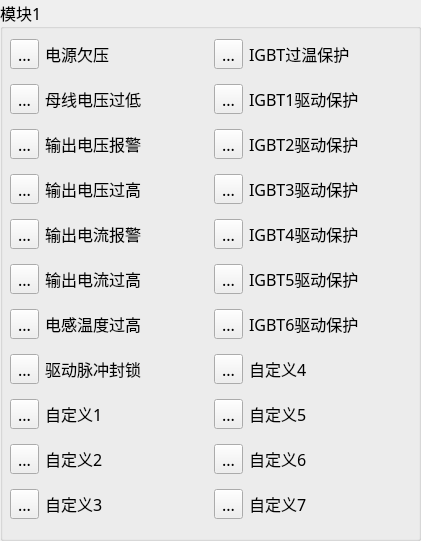
  <widget class="QGroupBox" name="faultstatus_groupBox01">
   <property name="geometry">
    <rect>
     <x>10</x>
     <y>100</y>
     <width>421</width>
     <height>541</height>
    </rect>
   </property>
   <property name="font">
    <font>
     <family>微软雅黑</family>
     <pointsize>12</pointsize>
    </font>
   </property>
   <property name="title">
    <string>模块1</string>
   </property>
   <widget class="QWidget" name="layoutWidget">
    <property name="geometry">
     <rect>
      <x>10</x>
      <y>30</y>
      <width>401</width>
      <height>501</height>
     </rect>
    </property>
    <layout class="QGridLayout" name="gridLayout_2">
     <item row="0" column="0">
      <widget class="QToolButton" name="toolButton_73">
       <property name="text">
        <string>...</string>
       </property>
       <property name="icon">
        <iconset>
         <normaloff>gct_ied_green.png</normaloff>gct_ied_green.png</iconset>
       </property>
       <property name="iconSize">
        <size>
         <width>28</width>
         <height>28</height>
        </size>
       </property>
      </widget>
     </item>
     <item row="0" column="1">
      <widget class="QLabel" name="label_164">
       <property name="font">
        <font>
         <family>微软雅黑</family>
         <pointsize>12</pointsize>
        </font>
       </property>
       <property name="text">
        <string>电源欠压</string>
       </property>
      </widget>
     </item>
     <item row="0" column="2">
      <widget class="QToolButton" name="toolButton_81">
       <property name="text">
        <string>...</string>
       </property>
       <property name="icon">
        <iconset>
         <normaloff>gct_ied_green.png</normaloff>gct_ied_green.png</iconset>
       </property>
       <property name="iconSize">
        <size>
         <width>28</width>
         <height>28</height>
        </size>
       </property>
      </widget>
     </item>
     <item row="0" column="3">
      <widget class="QLabel" name="label_172">
       <property name="font">
        <font>
         <family>微软雅黑</family>
         <pointsize>12</pointsize>
        </font>
       </property>
       <property name="text">
        <string>IGBT过温保护</string>
       </property>
      </widget>
     </item>
     <item row="1" column="0">
      <widget class="QToolButton" name="toolButton_75">
       <property name="text">
        <string>...</string>
       </property>
       <property name="icon">
        <iconset>
         <normaloff>gct_ied_green.png</normaloff>gct_ied_green.png</iconset>
       </property>
       <property name="iconSize">
        <size>
         <width>28</width>
         <height>28</height>
        </size>
       </property>
      </widget>
     </item>
     <item row="1" column="1">
      <widget class="QLabel" name="label_166">
       <property name="font">
        <font>
         <family>微软雅黑</family>
         <pointsize>12</pointsize>
        </font>
       </property>
       <property name="text">
        <string>母线电压过低</string>
       </property>
      </widget>
     </item>
     <item row="1" column="2">
      <widget class="QToolButton" name="toolButton_80">
       <property name="text">
        <string>...</string>
       </property>
       <property name="icon">
        <iconset>
         <normaloff>gct_ied_green.png</normaloff>gct_ied_green.png</iconset>
       </property>
       <property name="iconSize">
        <size>
         <width>28</width>
         <height>28</height>
        </size>
       </property>
      </widget>
     </item>
     <item row="1" column="3">
      <widget class="QLabel" name="label_171">
       <property name="font">
        <font>
         <family>微软雅黑</family>
         <pointsize>12</pointsize>
        </font>
       </property>
       <property name="text">
        <string>IGBT1驱动保护</string>
       </property>
      </widget>
     </item>
     <item row="2" column="0">
      <widget class="QToolButton" name="toolButton_113">
       <property name="text">
        <string>...</string>
       </property>
       <property name="icon">
        <iconset>
         <normaloff>gct_ied_green.png</normaloff>gct_ied_green.png</iconset>
       </property>
       <property name="iconSize">
        <size>
         <width>28</width>
         <height>28</height>
        </size>
       </property>
      </widget>
     </item>
     <item row="2" column="1">
      <widget class="QLabel" name="label_204">
       <property name="font">
        <font>
         <family>微软雅黑</family>
         <pointsize>12</pointsize>
        </font>
       </property>
       <property name="text">
        <string>输出电压报警</string>
       </property>
      </widget>
     </item>
     <item row="2" column="2">
      <widget class="QToolButton" name="toolButton_82">
       <property name="text">
        <string>...</string>
       </property>
       <property name="icon">
        <iconset>
         <normaloff>gct_ied_green.png</normaloff>gct_ied_green.png</iconset>
       </property>
       <property name="iconSize">
        <size>
         <width>28</width>
         <height>28</height>
        </size>
       </property>
      </widget>
     </item>
     <item row="2" column="3">
      <widget class="QLabel" name="label_173">
       <property name="font">
        <font>
         <family>微软雅黑</family>
         <pointsize>12</pointsize>
        </font>
       </property>
       <property name="text">
        <string>IGBT2驱动保护</string>
       </property>
      </widget>
     </item>
     <item row="3" column="0">
      <widget class="QToolButton" name="toolButton_71">
       <property name="text">
        <string>...</string>
       </property>
       <property name="icon">
        <iconset>
         <normaloff>gct_ied_green.png</normaloff>gct_ied_green.png</iconset>
       </property>
       <property name="iconSize">
        <size>
         <width>28</width>
         <height>28</height>
        </size>
       </property>
      </widget>
     </item>
     <item row="3" column="1">
      <widget class="QLabel" name="label_162">
       <property name="font">
        <font>
         <family>微软雅黑</family>
         <pointsize>12</pointsize>
        </font>
       </property>
       <property name="text">
        <string>输出电压过高</string>
       </property>
      </widget>
     </item>
     <item row="3" column="2">
      <widget class="QToolButton" name="toolButton_84">
       <property name="text">
        <string>...</string>
       </property>
       <property name="icon">
        <iconset>
         <normaloff>gct_ied_green.png</normaloff>gct_ied_green.png</iconset>
       </property>
       <property name="iconSize">
        <size>
         <width>28</width>
         <height>28</height>
        </size>
       </property>
      </widget>
     </item>
     <item row="3" column="3">
      <widget class="QLabel" name="label_175">
       <property name="font">
        <font>
         <family>微软雅黑</family>
         <pointsize>12</pointsize>
        </font>
       </property>
       <property name="text">
        <string>IGBT3驱动保护</string>
       </property>
      </widget>
     </item>
     <item row="4" column="0">
      <widget class="QToolButton" name="toolButton_77">
       <property name="text">
        <string>...</string>
       </property>
       <property name="icon">
        <iconset>
         <normaloff>gct_ied_green.png</normaloff>gct_ied_green.png</iconset>
       </property>
       <property name="iconSize">
        <size>
         <width>28</width>
         <height>28</height>
        </size>
       </property>
      </widget>
     </item>
     <item row="4" column="1">
      <widget class="QLabel" name="label_168">
       <property name="font">
        <font>
         <family>微软雅黑</family>
         <pointsize>12</pointsize>
        </font>
       </property>
       <property name="text">
        <string>输出电流报警</string>
       </property>
      </widget>
     </item>
     <item row="4" column="2">
      <widget class="QToolButton" name="toolButton_86">
       <property name="text">
        <string>...</string>
       </property>
       <property name="icon">
        <iconset>
         <normaloff>gct_ied_green.png</normaloff>gct_ied_green.png</iconset>
       </property>
       <property name="iconSize">
        <size>
         <width>28</width>
         <height>28</height>
        </size>
       </property>
      </widget>
     </item>
     <item row="4" column="3">
      <widget class="QLabel" name="label_177">
       <property name="font">
        <font>
         <family>微软雅黑</family>
         <pointsize>12</pointsize>
        </font>
       </property>
       <property name="text">
        <string>IGBT4驱动保护</string>
       </property>
      </widget>
     </item>
     <item row="5" column="0">
      <widget class="QToolButton" name="toolButton_79">
       <property name="enabled">
        <bool>true</bool>
       </property>
       <property name="text">
        <string>...</string>
       </property>
       <property name="icon">
        <iconset>
         <normaloff>gct_ied_green.png</normaloff>gct_ied_green.png</iconset>
       </property>
       <property name="iconSize">
        <size>
         <width>28</width>
         <height>28</height>
        </size>
       </property>
      </widget>
     </item>
     <item row="5" column="1">
      <widget class="QLabel" name="label_170">
       <property name="font">
        <font>
         <family>微软雅黑</family>
         <pointsize>12</pointsize>
        </font>
       </property>
       <property name="text">
        <string>输出电流过高</string>
       </property>
      </widget>
     </item>
     <item row="5" column="2">
      <widget class="QToolButton" name="toolButton_88">
       <property name="text">
        <string>...</string>
       </property>
       <property name="icon">
        <iconset>
         <normaloff>gct_ied_green.png</normaloff>gct_ied_green.png</iconset>
       </property>
       <property name="iconSize">
        <size>
         <width>28</width>
         <height>28</height>
        </size>
       </property>
      </widget>
     </item>
     <item row="5" column="3">
      <widget class="QLabel" name="label_179">
       <property name="font">
        <font>
         <family>微软雅黑</family>
         <pointsize>12</pointsize>
        </font>
       </property>
       <property name="text">
        <string>IGBT5驱动保护</string>
       </property>
      </widget>
     </item>
     <item row="6" column="0">
      <widget class="QToolButton" name="toolButton_85">
       <property name="text">
        <string>...</string>
       </property>
       <property name="icon">
        <iconset>
         <normaloff>gct_ied_green.png</normaloff>gct_ied_green.png</iconset>
       </property>
       <property name="iconSize">
        <size>
         <width>28</width>
         <height>28</height>
        </size>
       </property>
      </widget>
     </item>
     <item row="6" column="1">
      <widget class="QLabel" name="label_176">
       <property name="font">
        <font>
         <family>微软雅黑</family>
         <pointsize>12</pointsize>
        </font>
       </property>
       <property name="text">
        <string>电感温度过高</string>
       </property>
      </widget>
     </item>
     <item row="6" column="2">
      <widget class="QToolButton" name="toolButton_90">
       <property name="text">
        <string>...</string>
       </property>
       <property name="icon">
        <iconset>
         <normaloff>gct_ied_green.png</normaloff>gct_ied_green.png</iconset>
       </property>
       <property name="iconSize">
        <size>
         <width>28</width>
         <height>28</height>
        </size>
       </property>
      </widget>
     </item>
     <item row="6" column="3">
      <widget class="QLabel" name="label_181">
       <property name="font">
        <font>
         <family>微软雅黑</family>
         <pointsize>12</pointsize>
        </font>
       </property>
       <property name="text">
        <string>IGBT6驱动保护</string>
       </property>
      </widget>
     </item>
     <item row="7" column="0">
      <widget class="QToolButton" name="toolButton_89">
       <property name="text">
        <string>...</string>
       </property>
       <property name="icon">
        <iconset>
         <normaloff>gct_ied_green.png</normaloff>gct_ied_green.png</iconset>
       </property>
       <property name="iconSize">
        <size>
         <width>28</width>
         <height>28</height>
        </size>
       </property>
      </widget>
     </item>
     <item row="7" column="1">
      <widget class="QLabel" name="label_180">
       <property name="font">
        <font>
         <family>微软雅黑</family>
         <pointsize>12</pointsize>
        </font>
       </property>
       <property name="text">
        <string>驱动脉冲封锁</string>
       </property>
      </widget>
     </item>
     <item row="7" column="2">
      <widget class="QToolButton" name="toolButton_72">
       <property name="text">
        <string>...</string>
       </property>
       <property name="icon">
        <iconset>
         <normaloff>gct_ied_green.png</normaloff>gct_ied_green.png</iconset>
       </property>
       <property name="iconSize">
        <size>
         <width>28</width>
         <height>28</height>
        </size>
       </property>
      </widget>
     </item>
     <item row="7" column="3">
      <widget class="QLabel" name="label_163">
       <property name="font">
        <font>
         <family>微软雅黑</family>
         <pointsize>12</pointsize>
        </font>
       </property>
       <property name="text">
        <string>自定义4</string>
       </property>
      </widget>
     </item>
     <item row="8" column="0">
      <widget class="QToolButton" name="toolButton_83">
       <property name="text">
        <string>...</string>
       </property>
       <property name="icon">
        <iconset>
         <normaloff>gct_ied_green.png</normaloff>gct_ied_green.png</iconset>
       </property>
       <property name="iconSize">
        <size>
         <width>28</width>
         <height>28</height>
        </size>
       </property>
      </widget>
     </item>
     <item row="8" column="1">
      <widget class="QLabel" name="label_174">
       <property name="font">
        <font>
         <family>微软雅黑</family>
         <pointsize>12</pointsize>
        </font>
       </property>
       <property name="text">
        <string>自定义1</string>
       </property>
      </widget>
     </item>
     <item row="8" column="2">
      <widget class="QToolButton" name="toolButton_74">
       <property name="text">
        <string>...</string>
       </property>
       <property name="icon">
        <iconset>
         <normaloff>gct_ied_green.png</normaloff>gct_ied_green.png</iconset>
       </property>
       <property name="iconSize">
        <size>
         <width>28</width>
         <height>28</height>
        </size>
       </property>
      </widget>
     </item>
     <item row="8" column="3">
      <widget class="QLabel" name="label_165">
       <property name="font">
        <font>
         <family>微软雅黑</family>
         <pointsize>12</pointsize>
        </font>
       </property>
       <property name="text">
        <string>自定义5</string>
       </property>
      </widget>
     </item>
     <item row="9" column="0">
      <widget class="QToolButton" name="toolButton_87">
       <property name="text">
        <string>...</string>
       </property>
       <property name="icon">
        <iconset>
         <normaloff>gct_ied_green.png</normaloff>gct_ied_green.png</iconset>
       </property>
       <property name="iconSize">
        <size>
         <width>28</width>
         <height>28</height>
        </size>
       </property>
      </widget>
     </item>
     <item row="9" column="1">
      <widget class="QLabel" name="label_178">
       <property name="font">
        <font>
         <family>微软雅黑</family>
         <pointsize>12</pointsize>
        </font>
       </property>
       <property name="text">
        <string>自定义2</string>
       </property>
      </widget>
     </item>
     <item row="9" column="2">
      <widget class="QToolButton" name="toolButton_76">
       <property name="text">
        <string>...</string>
       </property>
       <property name="icon">
        <iconset>
         <normaloff>gct_ied_green.png</normaloff>gct_ied_green.png</iconset>
       </property>
       <property name="iconSize">
        <size>
         <width>28</width>
         <height>28</height>
        </size>
       </property>
      </widget>
     </item>
     <item row="9" column="3">
      <widget class="QLabel" name="label_167">
       <property name="font">
        <font>
         <family>微软雅黑</family>
         <pointsize>12</pointsize>
        </font>
       </property>
       <property name="text">
        <string>自定义6</string>
       </property>
      </widget>
     </item>
     <item row="10" column="0">
      <widget class="QToolButton" name="toolButton_91">
       <property name="text">
        <string>...</string>
       </property>
       <property name="icon">
        <iconset>
         <normaloff>gct_ied_green.png</normaloff>gct_ied_green.png</iconset>
       </property>
       <property name="iconSize">
        <size>
         <width>28</width>
         <height>28</height>
        </size>
       </property>
      </widget>
     </item>
     <item row="10" column="1">
      <widget class="QLabel" name="label_182">
       <property name="font">
        <font>
         <family>微软雅黑</family>
         <pointsize>12</pointsize>
        </font>
       </property>
       <property name="text">
        <string>自定义3</string>
       </property>
      </widget>
     </item>
     <item row="10" column="2">
      <widget class="QToolButton" name="toolButton_78">
       <property name="text">
        <string>...</string>
       </property>
       <property name="icon">
        <iconset>
         <normaloff>gct_ied_green.png</normaloff>gct_ied_green.png</iconset>
       </property>
       <property name="iconSize">
        <size>
         <width>28</width>
         <height>28</height>
        </size>
       </property>
      </widget>
     </item>
     <item row="10" column="3">
      <widget class="QLabel" name="label_169">
       <property name="font">
        <font>
         <family>微软雅黑</family>
         <pointsize>12</pointsize>
        </font>
       </property>
       <property name="text">
        <string>自定义7</string>
       </property>
      </widget>
     </item>
    </layout>
   </widget>
  </widget>
